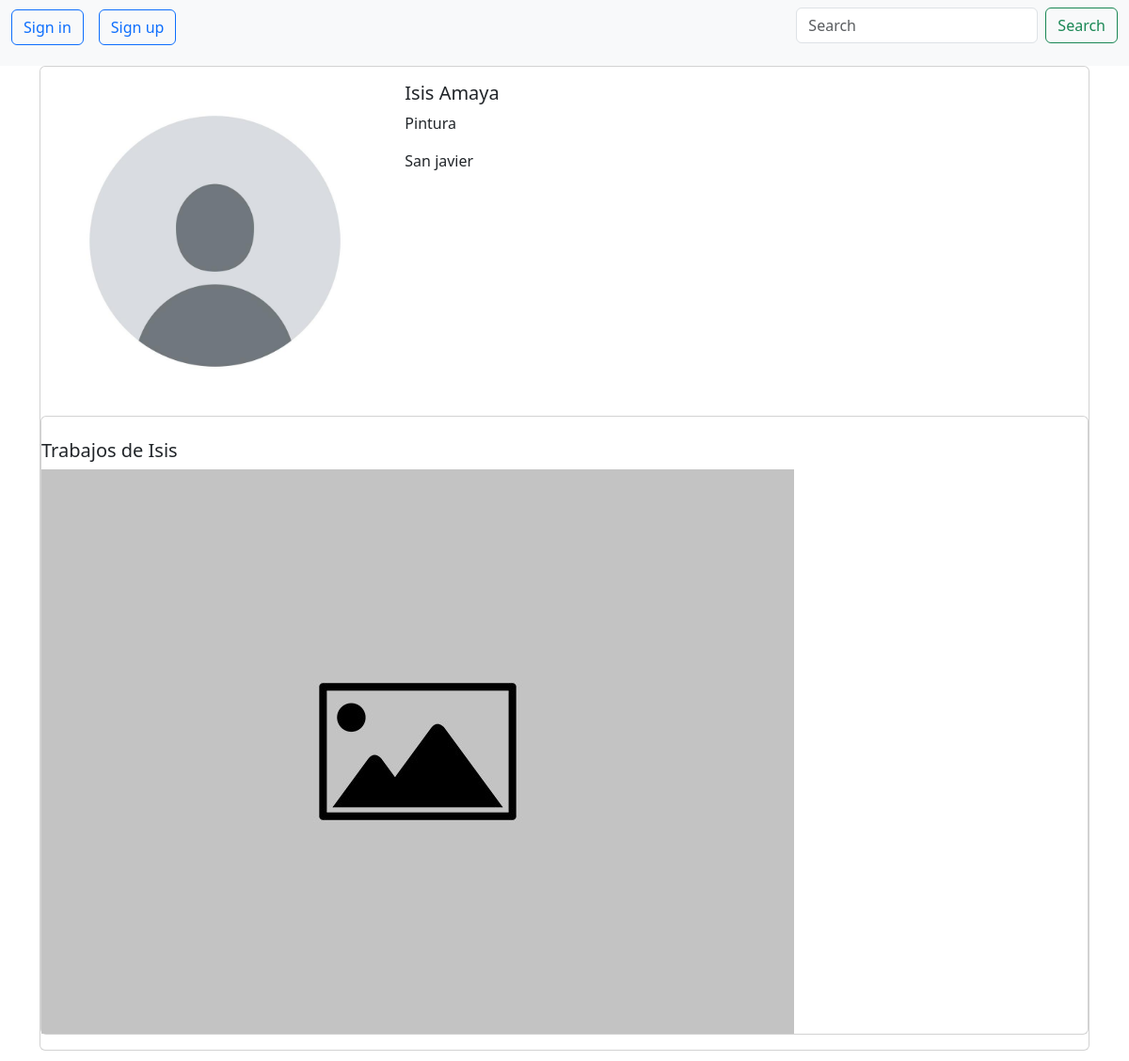
The page /freelancer/6 on the database its author committed.
### Aplicaciones/Freelancer/models.py (models this page shows)
class Freelancer(models.Model):
    idfreelancer = models.OneToOneField(User, on_delete=models.CASCADE)
    idcard = models.IntegerField()
    name=models.CharField(max_length=250)
    lastname = models.CharField(max_length=250)
    phone = models.IntegerField()
    birthday = models.DateField()
    idcountry = models.ForeignKey(Country, on_delete=models.CASCADE)
    idcity = models.ForeignKey(City, on_delete=models.CASCADE)
    idneighborhood = models.ForeignKey(Neighborhood, on_delete=models.CASCADE)
    address = models.CharField(max_length=300)
    imageprofile =models.ImageField(upload_to='freelancer/images/', default= 'freelancer/images/default-avatar-profile.jpg')
    imagejobs =models.ImageField(upload_to='freelancer/images/', default="freelancer/images/default-image-5-1.jpg")
    idservices = models.ForeignKey(Services, on_delete=models.CASCADE)

class Services(models.Model):
    idservices= models.AutoField(primary_key=True)
    name= models.CharField(max_length=250)
    def __str__(self) -> str:
        return self.name

class Neighborhood(models.Model):
    idneighborhood = models.AutoField(primary_key=True)
    nameneighborhood= models.CharField(max_length=250)
    idcity = models.ForeignKey(City, on_delete=models.CASCADE)
    def __str__(self) -> str:
        return self.nameneighborhood

### Aplicaciones/Freelancer/views.py (the view)
# urls.py: path('<int:freelancer_id>', views.detail, name='detail'),
def detail(request, freelancer_id):
    freelancer = get_object_or_404(Freelancer,pk=freelancer_id)
    return render(request, 'detail.html',{'freelancer':freelancer })

### Aplicaciones/Freelancer/templates/detail.html (shortened to what this page needs)
{% extends 'base.html' %}
{% block content %}
<div class="card mb-3">
    <div class="row g-0">
        <div class="col-md-4">
            <img src="{{ freelancer.imageprofile.url }}" class="img-fluid rounded-start" alt="">
        </div>
        <div class="col-md-8">
            <class="card">
                <div class="card-body">
                    <h5 class="card-title">{{ freelancer.name }} {{ freelancer.lastname }}</h5>
                    <p class="card-text">{{ freelancer.idservices }} </p>
                    <p class="card-text"> {{ freelancer.idneighborhood }} </p>
                </div>
        </div>
        <div class="card mb-3">
            <div class="row g-0">
                <div class="col-md-4">
                    <br>
                    <h5 class="card-title"> Trabajos de {{ freelancer.name }} </h5>
                    <img src="{{ freelancer.imagejobs.url }}">
                </div>
{% endblock content %}

### rows shown on the page
Freelancer: imageprofile (placeholder picture), name "Isis", lastname "Amaya", idservices "Pintura", idneighborhood "San javier", imagejobs (placeholder picture)
